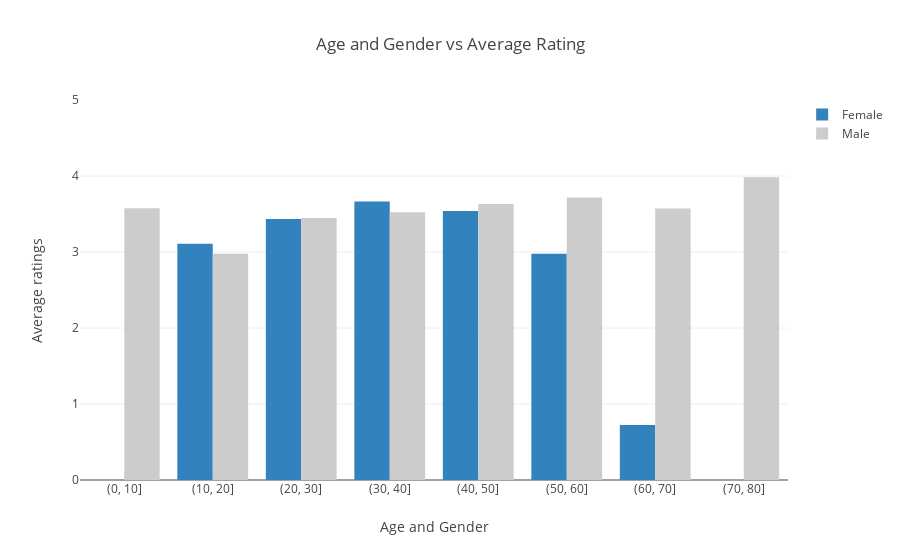

This figure's notebook cell:
### Code cell
data1 = go.Bar(x = (z.index), y = (z.rating.F), name='Female',
    marker=dict(
        color='rgb(49,130,189)'
    ))
data2 = go.Bar(x = (z.index), y = (z.rating.M), name='Male',
    marker=dict(
        color='rgb(204,204,204)'
    ))
data = [data1, data2] 
layout = go.Layout(
    title='Age and Gender vs Average Rating', 
    xaxis=dict(
        title='Age and Gender'
    ),
    yaxis=dict(
        range = [0,5],
        title='Average ratings'
    ),
    barmode = 'group'
)
fig = go.Figure(data=data, layout=layout)
plot.iplot(fig, filename='age group histogram')

### Figure 1 — Plotly figure (JSON) as saved in the notebook; plotly's stock layout.template omitted (floating-point values rounded to 4 significant figures)
{"data": [{"marker": {"color": "rgb(49,130,189)"}, "name": "Female", "type": "bar", "x": ["(0, 10]", "(10, 20]", "(20, 30]", "(30, 40]", "(40, 50]", "(50, 60]", "(60, 70]", "(70, 80]"], "y": [0, 3.109, 3.433, 3.665, 3.54, 2.975, 0.7223, 0]}, {"marker": {"color": "rgb(204,204,204)"}, "name": "Male", "type": "bar", "x": ["(0, 10]", "(10, 20]", "(20, 30]", "(30, 40]", "(40, 50]", "(50, 60]", "(60, 70]", "(70, 80]"], "y": [3.577, 2.977, 3.447, 3.523, 3.632, 3.716, 3.573, 3.982]}], "layout": {"barmode": "group", "title": "Age and Gender vs Average Rating", "xaxis": {"title": "Age and Gender"}, "yaxis": {"range": [0, 5], "title": "Average ratings"}}}
